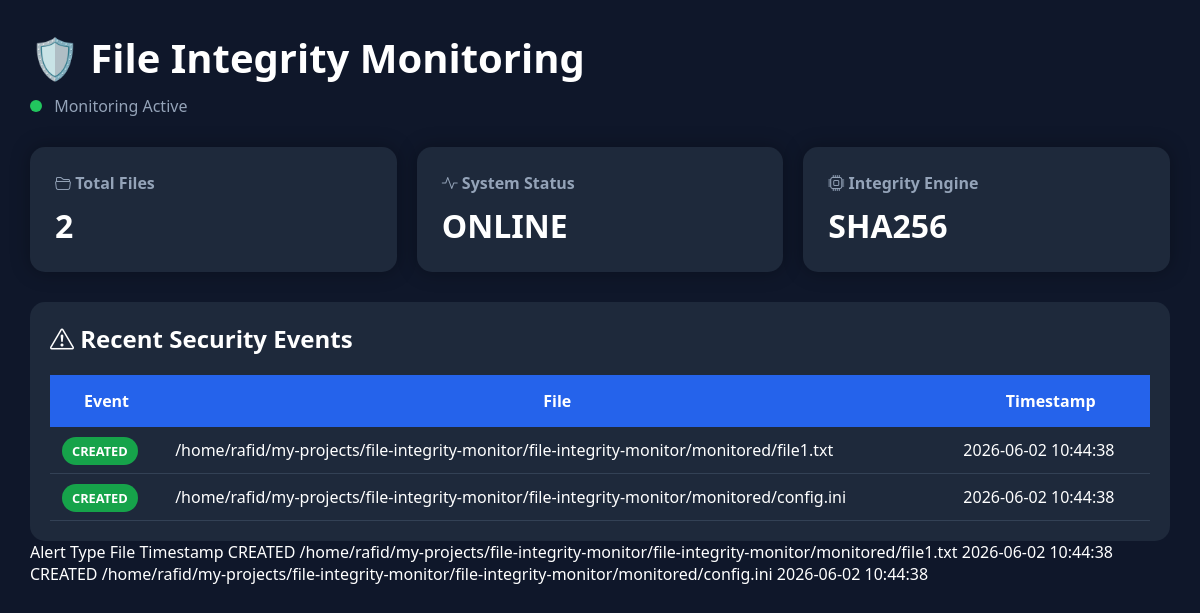
The app's page /, older data.
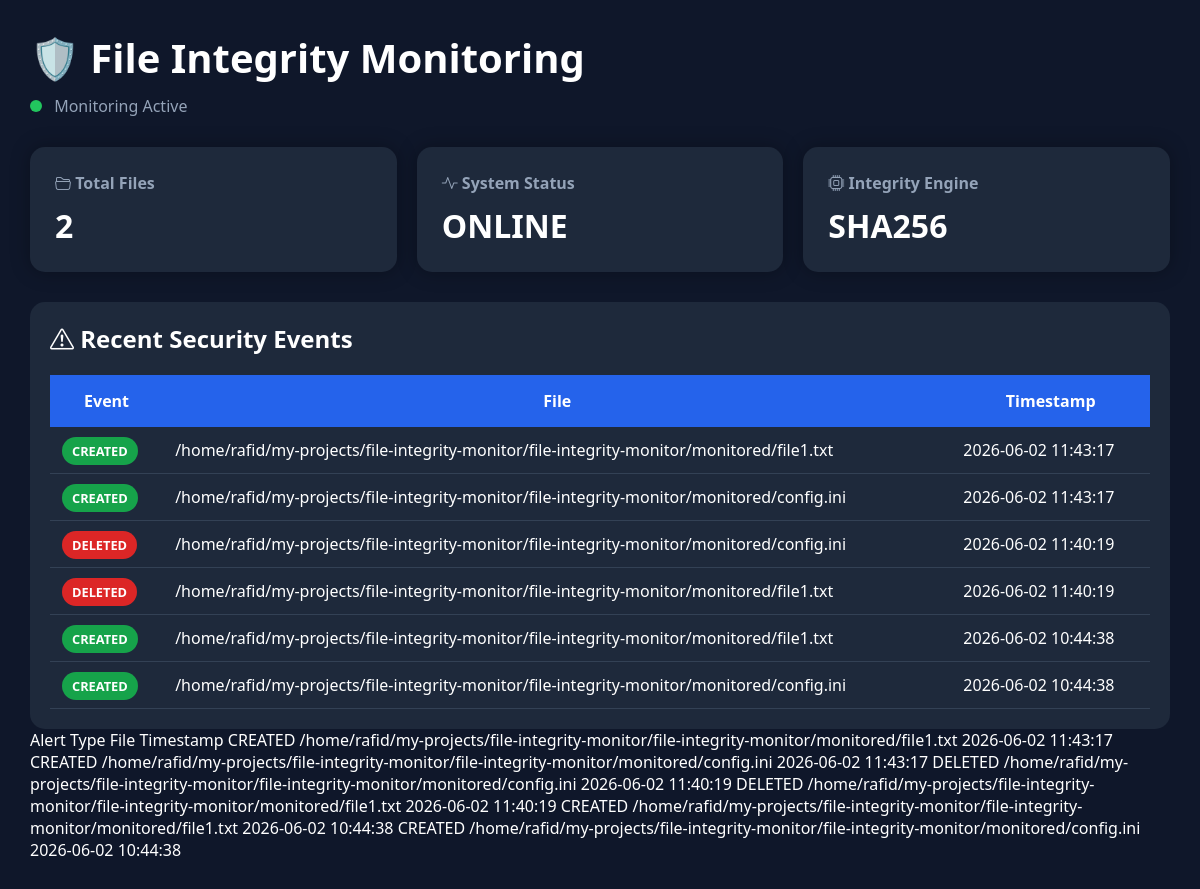
The same page, newer data.
### tables this page shows
CREATE TABLE alerts (
        id INTEGER PRIMARY KEY AUTOINCREMENT,
        alert_type TEXT,
        filepath TEXT,
        timestamp TEXT
    );

### src/webapp.py (the view)
@app.route("/")
def dashboard():
    conn = sqlite3.connect(DB_PATH)
    cur = conn.cursor()
    cur.execute("SELECT COUNT(*) FROM files")
    total_files = cur.fetchone()[0]
    cur.execute("""
        SELECT alert_type,
               filepath,
               timestamp
        FROM alerts
        ORDER BY id DESC
        LIMIT 50
    """)
    alerts = cur.fetchall()
    conn.close()
    return render_template(
        "dashboard.html",
        total_files=total_files,
        alerts=alerts
    )

### templates/dashboard.html (shortened to what this page needs)
<!DOCTYPE html>
<html lang="en">
<head>
<link rel="stylesheet"
href="https://cdn.jsdelivr.net/npm/bootstrap-icons@1.11.3/font/bootstrap-icons.min.css">
</head>
<body>
<div class="header fade-in">
    <h1>🛡️ File Integrity Monitoring</h1>
    <p>
        <span class="status"></span>
        Monitoring Active
    </p>
</div>
<div class="cards fade-in">
    <div class="card">
        <h2>
    <i class="bi bi-folder2-open"></i>
    Total Files
</h2>
        <div class="value">{{ total_files }}</div>
    </div>
    <div class="card">
        <h2>
    <i class="bi bi-activity"></i>
    System Status
</h2>
        <div class="value">ONLINE</div>
    </div>
    <div class="card">
        <h2>
    <i class="bi bi-cpu"></i>
    Integrity Engine
</h2>
        <div class="value">SHA256</div>
    </div>
</div>
<div class="table-container fade-in">
<h2 style="margin-bottom:20px;">
    <i class="bi bi-exclamation-triangle"></i>
    Recent Security Events
</h2>
<table>
<thead>
<tr>
    <th>Event</th>
    <th>File</th>
    <th>Timestamp</th>
</tr>
</thead>
<tbody>
{% for alert in alerts %}
<tr>
<td>
{% if alert[0] == 'CREATED' %}
<span class="badge created">CREATED</span>
{% elif alert[0] == 'MODIFIED' %}
<span class="badge modified">MODIFIED</span>
{% elif alert[0] == 'DELETED' %}
<span class="badge deleted">DELETED</span>
{% else %}
{{ alert[0] }}
{% endif %}
</td>
<td>{{ alert[1] }}</td>
<td>{{ alert[2] }}</td>
</tr>
{% endfor %}
</tbody>
</table>
</div>
</body>
</html>    <th>Alert Type</th>
    <th>File</th>
    <th>Timestamp</th>
{% for alert in alerts %}
<tr>
    <td>{{ alert[0] }}</td>
    <td>{{ alert[1] }}</td>
    <td>{{ alert[2] }}</td>
</tr>
{% endfor %}
</body>
</html>

Row changes from the older to the newer data that the page shows:
added alerts: shows "CREATED", filepath "/home/rafid/my-projects/file-integrity-monitor/file-integrity-monitor/monitored/file1.txt", timestamp "2026-06-02 11:43:17", alert_type "CREATED"
added alerts: shows "CREATED", filepath "/home/rafid/my-projects/file-integrity-monitor/file-integrity-monitor/monitored/config.ini", timestamp "2026-06-02 11:43:17", alert_type "CREATED"
added alerts: shows "DELETED", filepath "/home/rafid/my-projects/file-integrity-monitor/file-integrity-monitor/monitored/config.ini", timestamp "2026-06-02 11:40:19", alert_type "DELETED"
added alerts: shows "DELETED", filepath "/home/rafid/my-projects/file-integrity-monitor/file-integrity-monitor/monitored/file1.txt", timestamp "2026-06-02 11:40:19", alert_type "DELETED"
